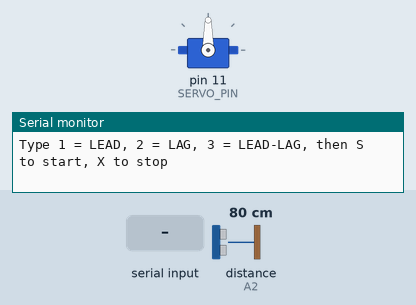
The sketch below on a simulated Arduino Uno, built with avr-gcc and run on an emulated ATmega328P. On the bench: servo, the last lines printed to the serial monitor. Wiring (inferred from the names in the program): ultrasonic range finder: trigger pin 9; echo A2. The test bench sets the inputs (shaded band); at power-on: distance to the obstacle (sensor on A2) 80 cm. The echo pulse lasts 58.3 µs per cm.

Above: at 1.7 s.
1.8 s: "S90\n" received over Serial
At 2.5 s:
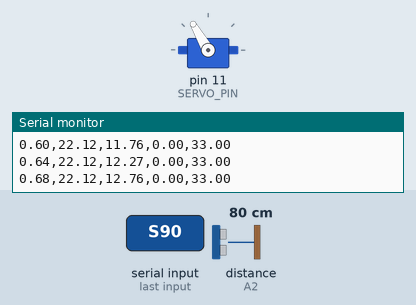
3.3 s: distance to the obstacle (sensor on A2) set to 44 cm
4.8 s: distance to the obstacle (sensor on A2) set to 38 cm
At 5.5 s:
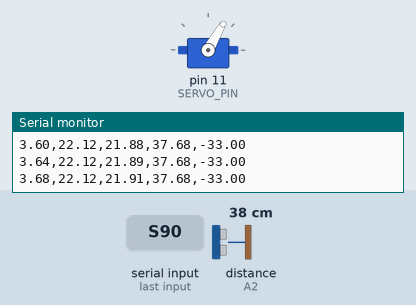
6.3 s: distance to the obstacle (sensor on A2) set to 4 cm
At 7.3 s:
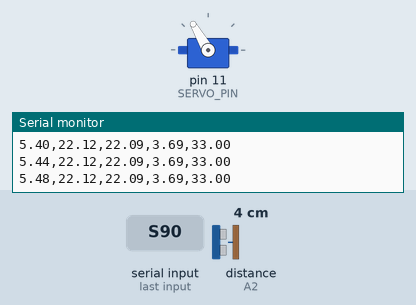
7.8 s: "1" received over Serial
At 8.6 s:
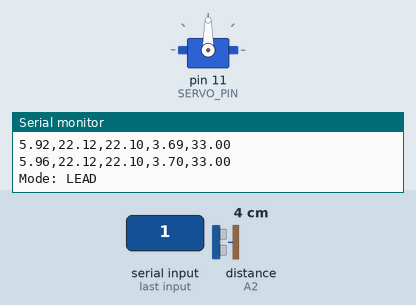
Timing chart, 0 to 10.8 s (numbered marks = the images above; inputs shaded):
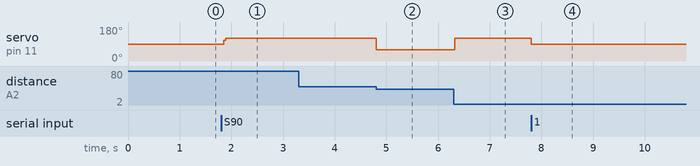

The sketch:

ES245_LeadLag_Simple.ino
```cpp
// ES245 Part 2, Task 8: LEAD, LAG and LEAD-LAG compensators (simple), Setup 5
// Plant (MATLAB tfest): G(s) = 2.591/(s^2 + 0.4789 s + 0.002551)  [cm/deg]
//
//   LEAD     : C(s) = 1.966 (0.791 s + 1)/(0.0791 s + 1)          + prefilter 1/(0.791 s + 1)
//   LAG      : C(s) = 0.0774 (s + 0.0343)/(s + 0.00265)           (no prefilter)
//   LEAD-LAG : C(s) = LEAD x (s + 0.2)/(s + 0.02)                  + prefilter 1/(0.791 s + 1)
//
// All discretised with Tustin for a 40 ms loop.
// Serial Monitor: 115200 baud, Newline.
//   Type 1 = LEAD, 2 = LAG, 3 = LEAD-LAG, then S to start, X to stop.

#include <Servo.h>

const int TRIG = 9, ECHO = A2, SERVO_PIN = 11;
const float LEVEL  = 90.0;    // servo angle with the beam level
const float TARGET = 22.12;   // sensor reading with the car at the centre (cm)
const float KICK   = 3.0;     // small push to beat wheel friction (deg)
const unsigned long DT_MS = 40;

// One first order section: y[k] = b0*x[k] + b1*x[k-1] + a1*y[k-1]
struct Stage {
  float b0, b1, a1, xPrev, yPrev;
  float run(float x) {
    float y = b0 * x + b1 * xPrev + a1 * yPrev;
    y = constrain(y, -30, 30);          // keeps the memory inside the servo range
    xPrev = x; yPrev = y;
    return y;
  }
  void reset() { xPrev = 0; yPrev = 0; }
};

Stage lead = {16.0876, -15.2938, 0.596204, 0, 0};
Stage lag  = {0.077416, -0.077310, 0.999894, 0, 0};   // lag on its own
Stage lag2 = {1.003599, -0.995602, 0.999200, 0, 0};   // lag stage used after the lead

// Prefilter: rf[k] = F0*(r[k] + r[k-1]) + F1*rf[k-1]
const float F0 = 0.02467, F1 = 0.95065;

Servo servo;
int mode = 1;                 // 1 = LEAD, 2 = LAG, 3 = LEAD-LAG
bool running = false;
float rf = 0, pos = 0;
unsigned long tStart = 0, tLast = 0;

const char* modeName() { return mode == 1 ? "LEAD" : (mode == 2 ? "LAG" : "LEAD-LAG"); }

float readCm() {
  digitalWrite(TRIG, LOW);  delayMicroseconds(2);
  digitalWrite(TRIG, HIGH); delayMicroseconds(10);
  digitalWrite(TRIG, LOW);
  unsigned long us = pulseIn(ECHO, HIGH, 30000UL);
  float d = us * 0.0343 / 2.0;
  if (us == 0 || d < 2 || d > 40) return pos;   // bad echo: keep last value
  return d;
}

void setAngle(float offset) {
  offset = constrain(offset, -30, 30);
  servo.write(LEVEL + offset);
}

void setup() {
  Serial.begin(115200);
  pinMode(TRIG, OUTPUT);
  pinMode(ECHO, INPUT);
  servo.attach(SERVO_PIN);
  setAngle(0);
  delay(500);
  pos = readCm();
  Serial.println("Type 1 = LEAD, 2 = LAG, 3 = LEAD-LAG, then S to start, X to stop");
}

void loop() {
  // 1) Commands
  if (Serial.available()) {
    char c = toupper(Serial.read());
    if (c == '1' || c == '2' || c == '3') {
      running = false; setAngle(0);
      mode = c - '0';
      Serial.print("Mode: "); Serial.println(modeName());
    }
    if (c == 'S') {
      pos = readCm();
      rf = (mode == 2) ? TARGET : pos;   // lag has no prefilter
      lead.reset(); lag.reset(); lag2.reset();
      tStart = tLast = millis();
      running = true;
      Serial.print("START "); Serial.println(modeName());
      Serial.println("time_s,target_cm,filtered_target_cm,position_cm,servo_deg");
    }
    if (c == 'X') { running = false; setAngle(0); Serial.println("STOPPED"); }
  }
  if (!running) return;

  // 2) Fixed 40 ms loop
  unsigned long now = millis();
  if (now - tLast < DT_MS) return;
  tLast = now;

  // 3) Measure (light smoothing of the sensor)
  pos = 0.7 * readCm() + 0.3 * pos;

  // 4) Prefilter the target (LEAD and LEAD-LAG only)
  if (mode != 2) rf = F0 * (TARGET + TARGET) + F1 * rf;
  float e = rf - pos;

  // 5) Compensator
  float u;
  if (mode == 1)      u = lead.run(e);
  else if (mode == 2) u = lag.run(e);
  else                u = lag2.run(lead.run(e));   // lead first, then lag

  // 6) Friction kick (LEAD and LEAD-LAG only), then drive the servo
  //    The lag alone has a tiny gain (0.08 deg/cm), so a 3 deg kick would
  //    swamp it and make the car hunt. Lag runs without the kick.
  float err = TARGET - pos;
  float out = u;
  if (mode != 2) {
    if (err >  0.5) out += KICK;
    if (err < -0.5) out -= KICK;
  }
  setAngle(out);

  // 7) Log
  Serial.print((now - tStart) / 1000.0, 2); Serial.print(',');
  Serial.print(TARGET, 2);  Serial.print(',');
  Serial.print(rf, 2);      Serial.print(',');
  Serial.print(pos, 2);     Serial.print(',');
  Serial.println(out, 2);
}
```

Measured:
- the behaviour switches between 41 and 40 cm on distance to the obstacle (sensor on A2) (found by bisection; images 1 and 2)
- after the input at 1.8 s, servo on pin 11 (SERVO_PIN): 90° → 120° after 0.05 s
- after the input at 4.8 s, servo on pin 11 (SERVO_PIN): 120° → 60° at once
- after the input at 6.3 s, servo on pin 11 (SERVO_PIN): 60° → 120° at once
- after the input at 7.8 s, servo on pin 11 (SERVO_PIN): 120° → 90° at once
